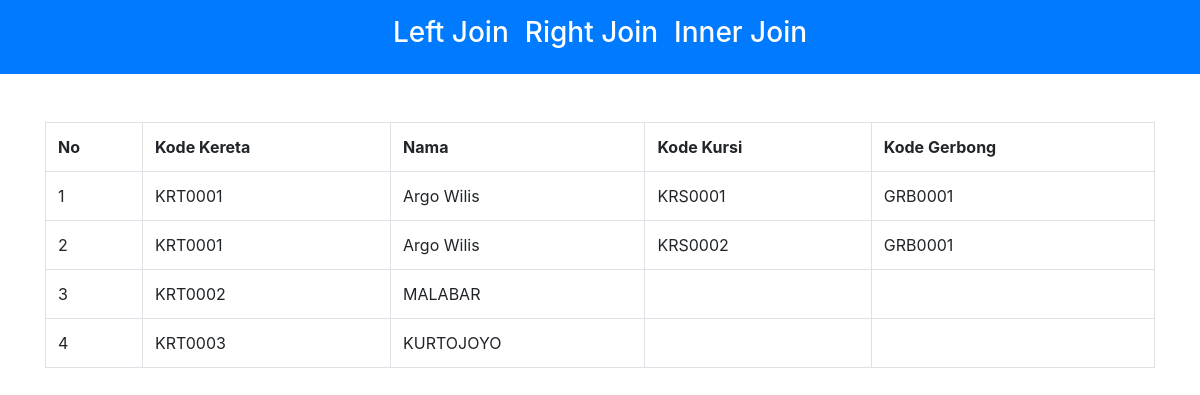
The page / on the database its author committed.
### tables this page shows
CREATE TABLE `kursi` (
  `id_kursi` int(11) NOT NULL,
  `kd_kursi` varchar(50) NOT NULL,
  `kd_gerbong` varchar(50) NOT NULL,
  `kd_kereta` varchar(50) NOT NULL
);

CREATE TABLE `lokomotif` (
  `id_kereta` int(11) NOT NULL,
  `kd_kereta` varchar(50) NOT NULL,
  `nama` varchar(50) NOT NULL
);

### application/controllers/control.php (called while the page is built, shortened)
<?php
class Control extends CI_Controller {
	public function index()
	{
    	$data['lokomotif'] = $this->model->left();
		$this->load->view('index1',$data);
	}
}

### index.php (called while the page is built, shortened)
<?php
require_once BASEPATH.'core/CodeIgniter.php';

### application/models/model.php (called while the page is built, shortened)
<?php
class Model extends CI_Model {
     public function left(){
    $this->db->select('lokomotif.kd_kereta,nama,kursi.kd_kursi,kd_gerbong');
    $this->db->from('lokomotif');
    $this->db->join('kursi', 'lokomotif.kd_kereta = kursi.kd_kereta','left');
    $query = $this->db->get();
        if ($query->num_rows() >0){
            foreach ($query->result() as $data) {
                $left[] = $data;
            }
        return $left;
        }
}
}

### application/views/index1.php (the view, shortened to what this page needs)
<!DOCTYPE html>
<html lang="id">
  <head>
          <link rel="stylesheet" href="https://stackpath.bootstrapcdn.com/bootstrap/4.3.1/css/bootstrap.min.css">
  </head>
  <body>
    <nav class="navbar navbar-expand-lg navbar-dark bg-primary sticky-top">
      <div class="collapse navbar-collapse" id="navbarSupportedContent">
        <ul class="navbar-nav mx-auto">
          <li class="nav-item active">
            <a class="nav-link text-white" href="<?php echo site_url();?>/control/index">
                <h3>Left Join</h3>
            </a>
          </li>
          <li class="nav-item">
            <a class="nav-link text-white" href="<?php echo site_url();?>/control/right">
                <h3>Right Join</h3>
            </a>
          </li>
          <li class="nav-item">
            <a class="nav-link text-white" href="<?php echo site_url();?>/control/inner">
                <h3>Inner Join</h3>
            </a>
          </li>
        </ul>
      </div>
    </nav>
    <div class="container">
      <div class="row">
        <div class="col-12 mt-5">
          <table class="table table-bordered">
            <tr>
                <th>No</th>
                <th>Kode Kereta</th>
                <th>Nama</th>
                <th>Kode Kursi</th>
                <th>Kode Gerbong</th>
            </tr>
            <tr>
              <?php
                $a = 1;
                foreach ($lokomotif as $data) :
            ?>
            <tr>
                <td><?php echo $a++; ?></td>
                <td><?php echo $data->kd_kereta; ?></td>
                <td><?php echo $data->nama; ?></td>
                <td><?php echo $data->kd_kursi; ?></td>
                <td><?php echo $data->kd_gerbong;?></span></td>
            </tr>
            <?php
                endforeach;
            ?>
            </tr>
          </table>
        </div>
      </div>
    </div>
  </body>
</html>

### rows shown on the page
kursi: lokomotif.kd_kereta "KRT0001", lokomotif.nama "Argo Wilis", kd_kursi "KRS0001", kd_gerbong "GRB0001"
kursi: lokomotif.kd_kereta "KRT0001", lokomotif.nama "Argo Wilis", kd_kursi "KRS0002", kd_gerbong "GRB0001"
lokomotif: kd_kereta "KRT0002", nama "MALABAR"
lokomotif: kd_kereta "KRT0003", nama "KURTOJOYO"
